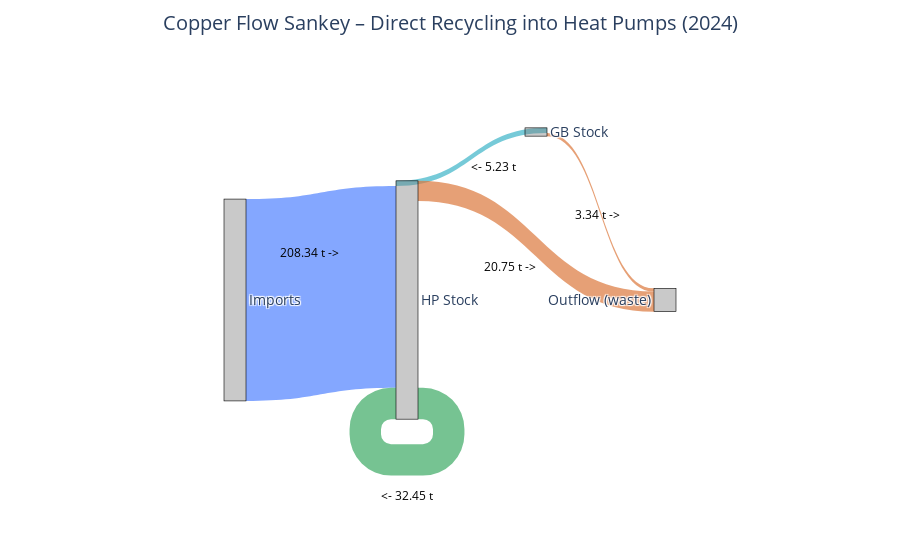

Notebook cell for this chart:
### Code cell
labels = [
    "Imports",                     # 0
    "GB Stock ",           # 1
    "HP Stock ",          # 2
    "Outflow (waste)"               # 3
]
sources = [
    0,  # Imports → HP
    1,  # GB → HP (recycling)
    1,  # GB → Outflow
    2,  # HP → HP (recycling loop)
    2   # HP → Outflow
]

targets = [
    2,  # Imports → HP
    2,  # GB → HP
    3,  # GB → Outflow
    2,  # HP → HP
    3   # HP → Outflow
]
values = [
    imports_to_cu,     # Imports → HP
    gb_to_cu,          # GB recycling → HP
    gb_to_outflow,     # GB waste
    hp_to_cu,          # HP recycling → HP
    hp_to_outflow      # HP waste
]
node_x = [
    0.25,  # Imports
    0.60,  # GB Stock
    0.45,  # HP Stock
    0.75   # Outflow
]

node_y = [
    0.50,  # Imports
    0.15,  # GB (top)
    0.50,  # HP (bottom)
    0.50   # Outflow
]
fig = go.Figure(go.Sankey(
    arrangement="fixed",
    node=dict(
        label=labels,
        x=node_x,
        y=node_y,
        pad=30,
        thickness=22,
        line=dict(color="black", width=0.6),
        color="rgba(120,120,120,0.4)"
    ),
    link=dict(
        source=sources,
        target=targets,
        value=values,
        color=[
            "rgba(80,130,255,0.7)",   # Imports → HP
            "rgba(60,180,200,0.7)",   # GB → HP
            "rgba(220,120,60,0.7)",   # GB → waste
            "rgba(60,170,100,0.7)",   # HP → HP (recycling)
            "rgba(220,120,60,0.7)"    # HP → waste
        ],
        hovertemplate="Flow: %{value:.2f} t<extra></extra>"
    )
))

annotations = [ dict(x=0.30, y=0.60, text=f"{imports_to_cu:.2f} t ->",showarrow=False, font=dict(size=12, color="black")), 
                dict(x=0.55, y=0.80, text=f"<- {gb_to_cu:.2f} t", showarrow=False, font=dict(size=12, color="black")), 
                dict(x=0.70, y=0.70, text=f"{gb_to_outflow:.2f} t ->", showarrow=False, font=dict(size=12, color="black")), 
                dict(x=0.57, y=0.57, text=f"{hp_to_outflow:.2f} t ->", showarrow=False, font=dict(size=12, color="black")),
                dict(x = 0.45, y = 0.07, text=f"<- {hp_to_cu:.2f} t", showarrow=False, font=dict(size=12, color="black"))]

fig.update_layout(
    title=dict(
        text="Copper Flow Sankey – Direct Recycling into Heat Pumps (2024)",
        x=0.5
    ),
    font=dict(size=14),
    margin=dict(l=20, r=20, t=60, b=20),
    annotations = annotations
)
fig.show()

### Figure 1 — Plotly figure (JSON) as saved in the notebook; plotly's stock layout.template omitted (floating-point values rounded to 4 significant figures)
{"data": [{"arrangement": "fixed", "link": {"color": ["rgba(80,130,255,0.7)", "rgba(60,180,200,0.7)", "rgba(220,120,60,0.7)", "rgba(60,170,100,0.7)", "rgba(220,120,60,0.7)"], "hovertemplate": "Flow: %{value:.2f} t<extra></extra>", "source": [0, 1, 1, 2, 2], "target": [2, 2, 3, 2, 3], "value": [208.3, 5.226, 3.341, 32.45, 20.75]}, "node": {"color": "rgba(120,120,120,0.4)", "label": ["Imports", "GB Stock ", "HP Stock ", "Outflow (waste)"], "line": {"color": "black", "width": 0.6}, "pad": 30, "thickness": 22, "x": [0.25, 0.6, 0.45, 0.75], "y": [0.5, 0.15, 0.5, 0.5]}, "type": "sankey"}], "layout": {"annotations": [{"font": {"color": "black", "size": 12}, "showarrow": false, "text": "208.34 t ->", "x": 0.3, "y": 0.6}, {"font": {"color": "black", "size": 12}, "showarrow": false, "text": "<- 5.23 t", "x": 0.55, "y": 0.8}, {"font": {"color": "black", "size": 12}, "showarrow": false, "text": "3.34 t ->", "x": 0.7, "y": 0.7}, {"font": {"color": "black", "size": 12}, "showarrow": false, "text": "20.75 t ->", "x": 0.57, "y": 0.57}, {"font": {"color": "black", "size": 12}, "showarrow": false, "text": "<- 32.45 t", "x": 0.45, "y": 0.07}], "font": {"size": 14}, "margin": {"b": 20, "l": 20, "r": 20, "t": 60}, "title": {"text": "Copper Flow Sankey – Direct Recycling into Heat Pumps (2024)", "x": 0.5}}}
